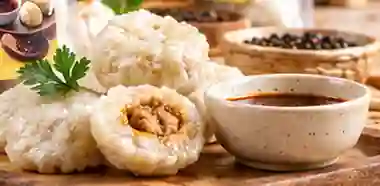
#> input picture apps/member/app/src/main/assets/assets/ai_cireng_partner.webp, 380 x 186 px, given in place of logo_cireng_indi.png, which was not available
$ python cirengindi_brand_studio.py
#> lines starting #> are read from the running program, lines starting #| are printed output that depends on the picture; after the words box and inside, x2 and y2 are one past the last pixel; in counts of white or black regions, pixels touching at a corner belong together; pictures that were not available may be replaced by others from this repository, and a replacement may not be noted
#!/usr/bin/env python3
"""Cireng Indi image studio: crop real legacy photos, standardize ivory background and genuine logo.
Never fabricate food, packaging, or labels. Reproducible from original legacy git revision.
"""
from pathlib import Path
from PIL import Image, ImageOps, ImageEnhance, ImageFilter, ImageDraw
import numpy as np
import subprocess, tempfile, sys

BASE=Path("apps/member/app/src/main/assets/assets")
SOURCE_REV="cc5ecab96a99be28a60e706c08f8e0c07d85f31f"
CROPS={
"ayam_ungkep":(166,125,556,515),"baceman":(97,140,632,675),
"bakso_ayam":(185,176,540,531),"bitterballen":(97,140,632,675),
"bola_keju":(70,117,646,693),"chicken_katsu":(170,202,539,571),
"churros":(185,166,537,518),"cilok":(152,137,572,557),
"cireng":(210,301,508,599),"cireng_isi":(211,308,506,603),
"corndog":(197,196,526,525),"dimsum":(105,100,640,635),
"ebi":(106,108,642,644),"jahe":(195,189,540,534),
"jamu":(195,147,548,500),"jamu_manis":(202,206,536,540),
"kebab":(92,94,634,636),"kentang":(185,166,537,518),
"mix":(175,149,539,513),"nugget":(159,126,565,532),
"pempek":(210,301,508,599),"puding":(97,100,644,647),
"rengginang":(182,174,542,534),"rollade":(84,113,643,672),
"sempol":(187,164,536,513),"tahu_bakso":(185,205,535,555),
}
BANNERS=["banner_reseller.webp","banner_churros.webp","banner_cafe.webp","banner_puding.webp"]
def legacy_file(name):
#> (the call stopped at in legacy_file, `return subprocess.check_output(["git","show",f"{SOURCE_REV}:{path}"])`: subprocess is not available in this run)
#> call 2 of open_legacy, with name = 'product_ayam_ungkep.webp'
#> (the call stopped at in legacy_file, `return subprocess.check_output(["git","show",f"{SOURCE_REV}:{path}"])`: subprocess is not available in this run)
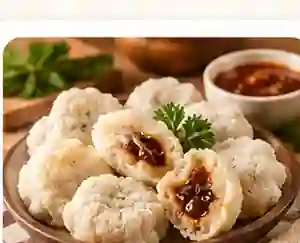
#> input picture apps/member/app/src/main/assets/assets/ai_cireng_styled.webp, 300 x 243 px, given in place of product_ayam_ungkep.webp, which was not available
    path=(BASE/name).as_posix()
    return subprocess.check_output(["git","show",f"{SOURCE_REV}:{path}"])
def base_canvas(w,h):
    yy=np.arange(h,dtype=np.float32)[:,None];xx=np.arange(w,dtype=np.float32)[None,:]
    bloom=np.clip(1-((xx-.47*w)/(.93*w))**2-((yy-.1*h)/(1.2*h))**2,0,1)
    rgb=np.array([248.,239.,228.])[None,None,:]+bloom[:,:,None]*np.array([5.,6.,7.])[None,None,:]
    return Image.fromarray(np.clip(rgb,0,255).astype("uint8"),"RGB").convert("RGBA")
def warm(photo):
    photo=ImageEnhance.Color(photo.convert("RGB")).enhance(.91)
    photo=ImageEnhance.Contrast(photo).enhance(1.035)
    photo=ImageEnhance.Brightness(photo).enhance(1.045)
    r,g,b=photo.split()
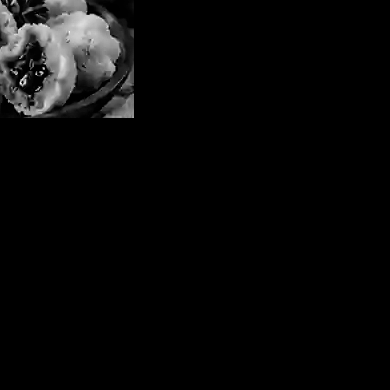
#> b: PIL image 390x390 L; min 0, max 252, mean 9
    return Image.merge("RGB",(r.point(lambda x:min(255,int(x*1.012))),g,b.point(lambda x:int(x*.981))))
#> returned value: PIL image 390x390 RGB
def rounded(size,radius):
    mask=Image.new("L",size)
    ImageDraw.Draw(mask).rounded_rectangle((0,0,size[0]-1,size[1]-1),radius,fill=255)
    return mask
def open_legacy(name,temp):
    file=temp/name
    file.write_bytes(legacy_file(name))
    return Image.open(file).convert("RGBA")
def put_logo(board,logo,size,top):
    x=logo.copy();x.thumbnail((size,size),Image.Resampling.LANCZOS)
    board.alpha_composite(x,((board.width-x.width)//2,top))
def render_product(name,key,temp,logo):
    raw=open_legacy(name,temp)
    crisp=warm(raw.crop(CROPS[key]))
    board=base_canvas(720,720)
    shadow=Image.new("RGBA",board.size);p=ImageDraw.Draw(shadow)
#> after `shadow = Image.new('RGBA', board.size)`: shadow: PIL image 720x720 RGBA; every value is 0
    p.rounded_rectangle((42,119,678,690),radius=30,fill=(67,43,28,70))
    board.alpha_composite(shadow.filter(ImageFilter.GaussianBlur(15)))
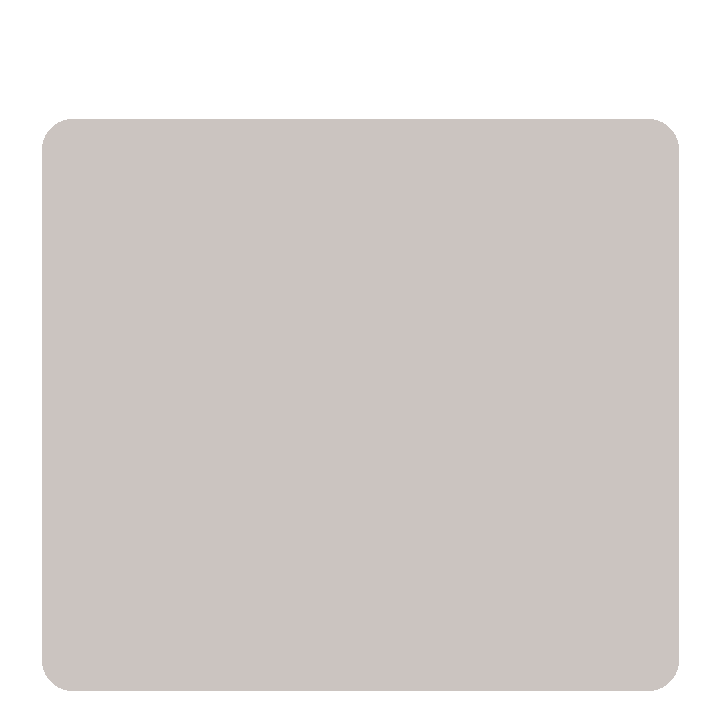
#> shadow: PIL image 720x720 RGBA; mean R, G, B, A 47, 30.2, 19.6, 49.1; transparent parts drawn white
    ImageDraw.Draw(board).rounded_rectangle((39,110,681,688),radius=28,fill="#FFFDF9",outline="#DCCBBA",width=2)
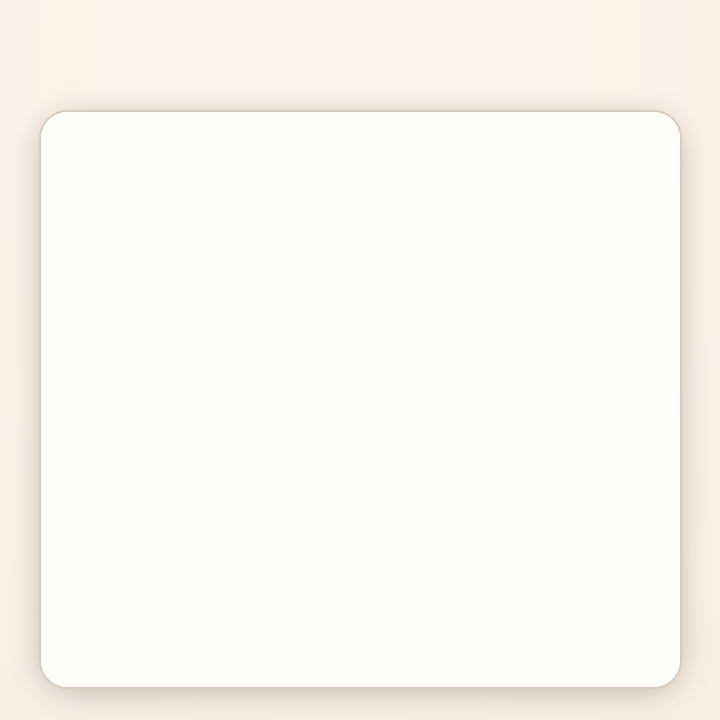
#> board: PIL image 720x720 RGBA; mean R, G, B, A 252.2, 248.3, 242.4, 255
    fitted=ImageOps.fit(crisp,(620,554),method=Image.Resampling.LANCZOS,centering=(.5,.5))
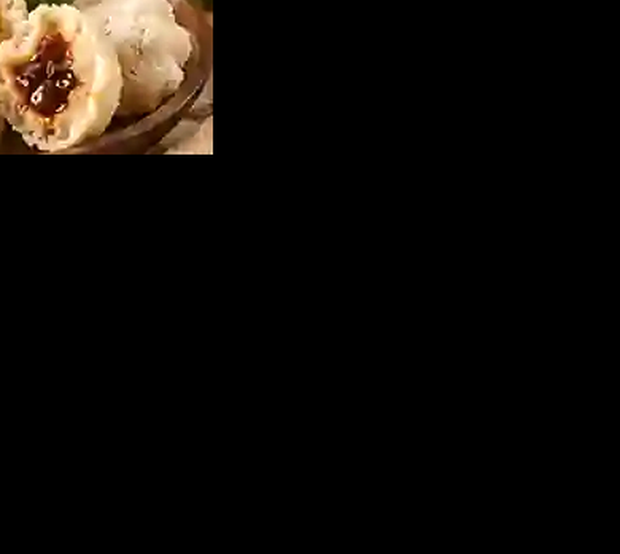
#> fitted: PIL image 620x554 RGB; mean R, G, B 16.1, 12.1, 8.4
    fitted=fitted.filter(ImageFilter.UnsharpMask(radius=1.25,percent=87,threshold=3)).convert("RGBA")
#> fitted: PIL image 620x554 RGBA
    board.paste(fitted,(50,121),rounded(fitted.size,21))
#> in rounded, `mask=Image.new("L",size)`: mask: PIL image 620x554 L; every value is 0
#> in rounded, `ImageDraw.Draw(mask).rounded_rectangle((0,0,size[0]-1,size[1]-1),radiu..`:
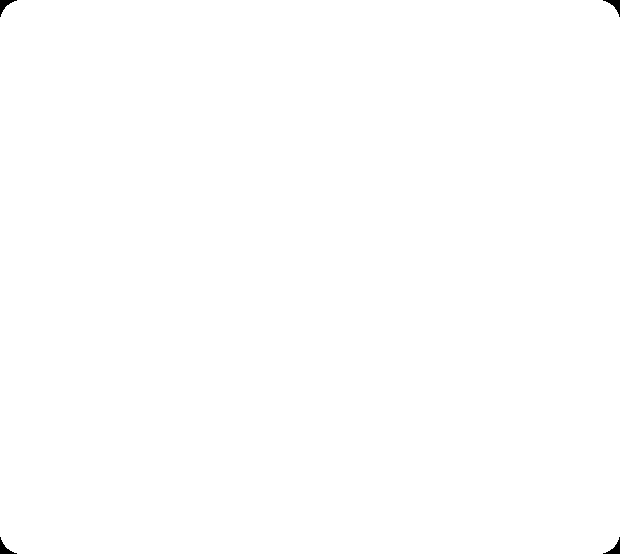
#> mask: PIL image 620x554 L; 99.9% white; 4 black regions, box (x1, y1, x2, y2) and area: (0, 0, 17, 17) 102, (603, 0, 620, 17) 102, (0, 537, 17, 554) 102, (603, 537, 620, 554) 102
    put_logo(board,logo,77,15)
    board.convert("RGB").save(BASE/name,"WEBP",quality=88,method=6)
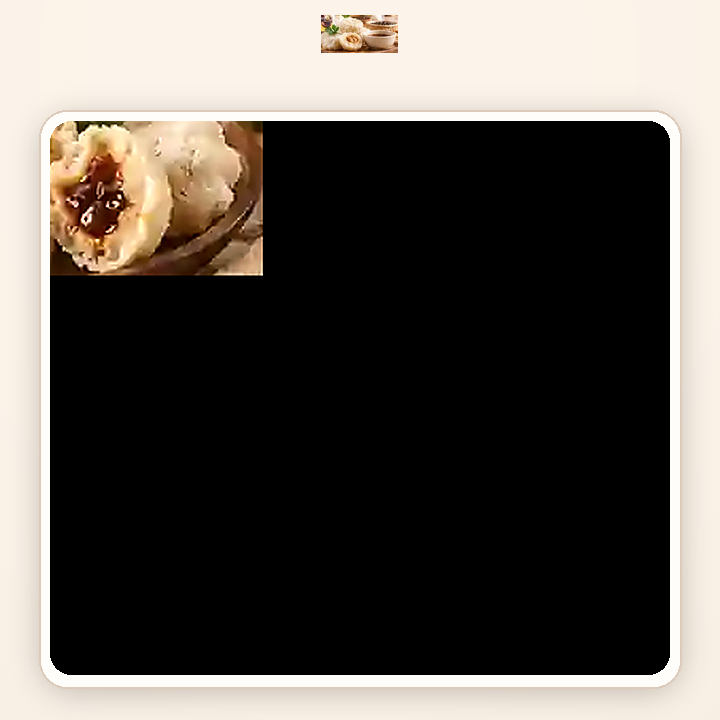
#> saved as product_ayam_ungkep.webp: PIL image 720x720 RGB; mean R, G, B 93.6, 88.3, 82.5
def render_banner(name,temp,logo):
    raw=warm(open_legacy(name,temp))
    board=base_canvas(1200,620)
    image=ImageOps.fit(raw,(1120,455),method=Image.Resampling.LANCZOS).convert("RGBA")
    board.paste(image,(40,130),rounded(image.size,30))
    put_logo(board,logo,100,15)
    board.convert("RGB").save(BASE/name,"WEBP",quality=87,method=6)
def main():
    with tempfile.TemporaryDirectory() as tmp:
        temp=Path(tmp)
        logo=open_legacy("logo_cireng_indi.png",temp)
        for key in sorted(CROPS):
            name="product_"+key+".webp"
            render_product(name,key,temp,logo)
            print("rendered",name,flush=True)
        for name in BANNERS:
            render_banner(name,temp,logo);print("rendered",name,flush=True)
    assert len(list(BASE.glob("product_*.webp")))==26
#> (the run stopped early here; a loop or call above may not have finished)
